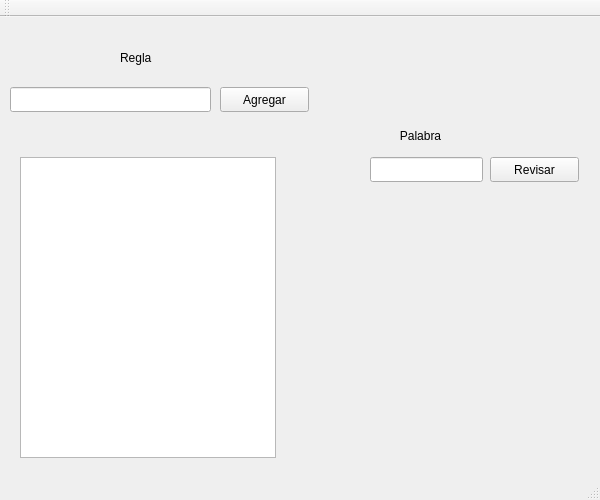
<?xml version="1.0" encoding="UTF-8"?>
<ui version="4.0">
 <class>MainWindow</class>
 <widget class="QMainWindow" name="MainWindow">
  <property name="geometry">
   <rect>
    <x>0</x>
    <y>0</y>
    <width>600</width>
    <height>500</height>
   </rect>
  </property>
  <property name="minimumSize">
   <size>
    <width>600</width>
    <height>500</height>
   </size>
  </property>
  <property name="maximumSize">
   <size>
    <width>600</width>
    <height>500</height>
   </size>
  </property>
  <property name="windowTitle">
   <string>MainWindow</string>
  </property>
  <widget class="QWidget" name="centralWidget">
   <widget class="QLineEdit" name="lineEdit">
    <property name="geometry">
     <rect>
      <x>10</x>
      <y>70</y>
      <width>201</width>
      <height>25</height>
     </rect>
    </property>
   </widget>
   <widget class="QLabel" name="label">
    <property name="geometry">
     <rect>
      <x>120</x>
      <y>30</y>
      <width>51</width>
      <height>21</height>
     </rect>
    </property>
    <property name="text">
     <string>Regla</string>
    </property>
   </widget>
   <widget class="QLabel" name="aceptationLabel">
    <property name="geometry">
     <rect>
      <x>400</x>
      <y>270</y>
      <width>111</width>
      <height>21</height>
     </rect>
    </property>
    <property name="text">
     <string/>
    </property>
    <property name="alignment">
     <set>Qt::AlignCenter</set>
    </property>
   </widget>
   <widget class="QPushButton" name="pushButton">
    <property name="geometry">
     <rect>
      <x>220</x>
      <y>70</y>
      <width>89</width>
      <height>25</height>
     </rect>
    </property>
    <property name="text">
     <string>Agregar</string>
    </property>
   </widget>
   <widget class="QLineEdit" name="wordKeyLineEdit">
    <property name="geometry">
     <rect>
      <x>370</x>
      <y>140</y>
      <width>113</width>
      <height>25</height>
     </rect>
    </property>
   </widget>
   <widget class="QLabel" name="label_3">
    <property name="geometry">
     <rect>
      <x>390</x>
      <y>110</y>
      <width>61</width>
      <height>17</height>
     </rect>
    </property>
    <property name="text">
     <string>Palabra</string>
    </property>
    <property name="alignment">
     <set>Qt::AlignCenter</set>
    </property>
   </widget>
   <widget class="QPushButton" name="validWordKeyBotton">
    <property name="geometry">
     <rect>
      <x>490</x>
      <y>140</y>
      <width>89</width>
      <height>25</height>
     </rect>
    </property>
    <property name="text">
     <string>Revisar</string>
    </property>
   </widget>
   <widget class="QListWidget" name="listWidget">
    <property name="geometry">
     <rect>
      <x>20</x>
      <y>140</y>
      <width>256</width>
      <height>301</height>
     </rect>
    </property>
   </widget>
  </widget>
  <widget class="QMenuBar" name="menuBar">
   <property name="geometry">
    <rect>
     <x>0</x>
     <y>0</y>
     <width>600</width>
     <height>22</height>
    </rect>
   </property>
  </widget>
  <widget class="QToolBar" name="mainToolBar">
   <attribute name="toolBarArea">
    <enum>TopToolBarArea</enum>
   </attribute>
   <attribute name="toolBarBreak">
    <bool>false</bool>
   </attribute>
  </widget>
  <widget class="QStatusBar" name="statusBar"/>
 </widget>
 <layoutdefault spacing="6" margin="11"/>
 <resources/>
 <connections/>
</ui>
